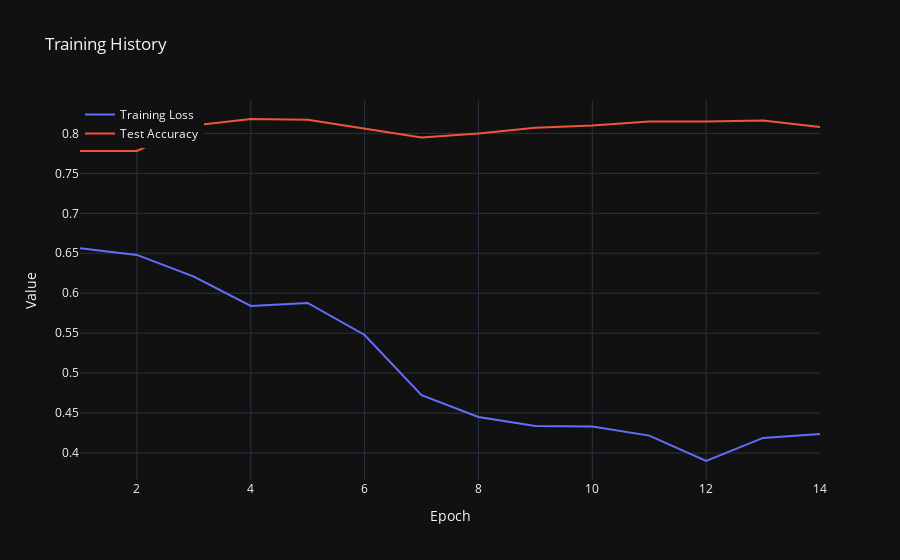

Here is the notebook cell this chart was saved with:
### Markdown cell above
## Training and Visalization

### Code cell
buildGANModel = BuildModel(model, lr = 0.05)
history = buildGANModel.train_with_early_stopping(plot = True, plot_name = 'gat_history_plot')

### Figure 1 — Plotly figure (JSON) as saved in the notebook; plotly's stock layout.template omitted (floating-point values rounded to 4 significant figures)
{"data": [{"mode": "lines", "name": "Training Loss", "type": "scatter", "x": [1, 2, 3, 4, 5, 6, 7, 8, 9, 10, 11, 12, 13, 14], "y": [0.6564, 0.6479, 0.6208, 0.5841, 0.5878, 0.5477, 0.4723, 0.4452, 0.4338, 0.4332, 0.4218, 0.39, 0.419, 0.4238]}, {"mode": "lines", "name": "Test Accuracy", "type": "scatter", "x": [1, 2, 3, 4, 5, 6, 7, 8, 9, 10, 11, 12, 13, 14], "y": [0.778, 0.778, 0.81, 0.818, 0.817, 0.806, 0.795, 0.8, 0.807, 0.81, 0.815, 0.815, 0.816, 0.808]}], "layout": {"autosize": true, "legend": {"x": 0, "y": 1}, "title": {"text": "Training History"}, "xaxis": {"autorange": true, "range": [1, 14], "title": {"text": "Epoch"}, "type": "linear"}, "yaxis": {"autorange": true, "range": [0.3663, 0.8418], "title": {"text": "Value"}, "type": "linear"}}}
